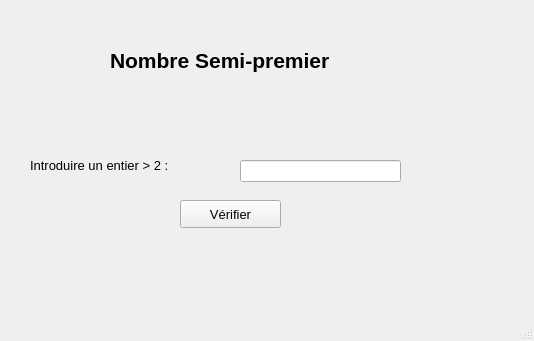
<?xml version="1.0" encoding="UTF-8"?>
<ui version="4.0">
 <class>MainWindow</class>
 <widget class="QMainWindow" name="MainWindow">
  <property name="geometry">
   <rect>
    <x>0</x>
    <y>0</y>
    <width>534</width>
    <height>341</height>
   </rect>
  </property>
  <property name="font">
   <font>
    <pointsize>1</pointsize>
   </font>
  </property>
  <property name="windowTitle">
   <string>Nombre Semi Premier</string>
  </property>
  <widget class="QWidget" name="centralwidget">
   <widget class="QLabel" name="label">
    <property name="geometry">
     <rect>
      <x>110</x>
      <y>40</y>
      <width>321</width>
      <height>41</height>
     </rect>
    </property>
    <property name="font">
     <font>
      <pointsize>16</pointsize>
      <weight>75</weight>
      <bold>true</bold>
     </font>
    </property>
    <property name="text">
     <string>Nombre Semi-premier</string>
    </property>
   </widget>
   <widget class="QLabel" name="label_2">
    <property name="geometry">
     <rect>
      <x>30</x>
      <y>150</y>
      <width>201</width>
      <height>31</height>
     </rect>
    </property>
    <property name="font">
     <font>
      <pointsize>10</pointsize>
     </font>
    </property>
    <property name="text">
     <string>Introduire un entier &gt; 2 : </string>
    </property>
   </widget>
   <widget class="QLineEdit" name="lineEdit">
    <property name="geometry">
     <rect>
      <x>240</x>
      <y>160</y>
      <width>161</width>
      <height>22</height>
     </rect>
    </property>
    <property name="font">
     <font>
      <pointsize>10</pointsize>
     </font>
    </property>
   </widget>
   <widget class="QPushButton" name="pushButton">
    <property name="geometry">
     <rect>
      <x>180</x>
      <y>200</y>
      <width>101</width>
      <height>28</height>
     </rect>
    </property>
    <property name="font">
     <font>
      <pointsize>10</pointsize>
     </font>
    </property>
    <property name="text">
     <string>Vérifier</string>
    </property>
   </widget>
   <widget class="QLabel" name="label_3">
    <property name="geometry">
     <rect>
      <x>40</x>
      <y>250</y>
      <width>421</width>
      <height>41</height>
     </rect>
    </property>
    <property name="font">
     <font>
      <pointsize>10</pointsize>
     </font>
    </property>
    <property name="text">
     <string/>
    </property>
   </widget>
  </widget>
  <widget class="QStatusBar" name="statusbar"/>
 </widget>
 <resources/>
 <connections/>
</ui>
